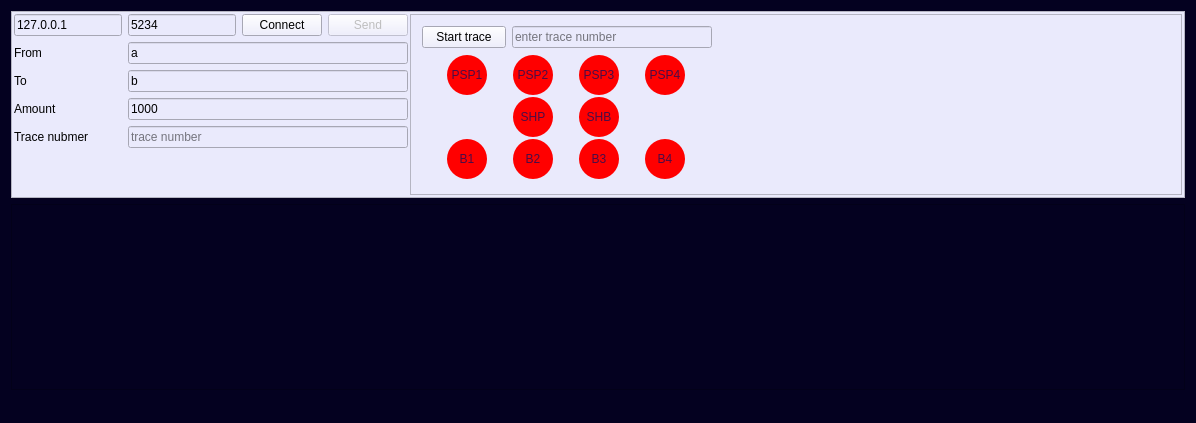
<?xml version="1.0" encoding="UTF-8"?>
<ui version="4.0">
 <class>MainWindow</class>
 <widget class="QMainWindow" name="MainWindow">
  <property name="geometry">
   <rect>
    <x>0</x>
    <y>0</y>
    <width>1196</width>
    <height>423</height>
   </rect>
  </property>
  <property name="windowTitle">
   <string>MainWindow</string>
  </property>
  <property name="styleSheet">
   <string notr="true">background-color: rgb(4, 1, 32);</string>
  </property>
  <widget class="QWidget" name="centralWidget">
   <layout class="QGridLayout" name="gridLayout_3">
    <item row="2" column="0">
     <widget class="QFrame" name="frame_nodes">
      <property name="sizePolicy">
       <sizepolicy hsizetype="Expanding" vsizetype="Expanding">
        <horstretch>0</horstretch>
        <verstretch>0</verstretch>
       </sizepolicy>
      </property>
      <property name="frameShape">
       <enum>QFrame::StyledPanel</enum>
      </property>
      <property name="frameShadow">
       <enum>QFrame::Raised</enum>
      </property>
     </widget>
    </item>
    <item row="1" column="0">
     <widget class="QFrame" name="frame_transaction">
      <property name="styleSheet">
       <string notr="true">background-color: rgb(234, 234, 252);
</string>
      </property>
      <property name="frameShape">
       <enum>QFrame::StyledPanel</enum>
      </property>
      <property name="frameShadow">
       <enum>QFrame::Raised</enum>
      </property>
      <layout class="QGridLayout" name="gridLayout_2">
       <property name="leftMargin">
        <number>2</number>
       </property>
       <property name="topMargin">
        <number>2</number>
       </property>
       <property name="rightMargin">
        <number>2</number>
       </property>
       <property name="bottomMargin">
        <number>2</number>
       </property>
       <property name="spacing">
        <number>2</number>
       </property>
       <item row="1" column="0">
        <layout class="QGridLayout" name="gridLayout_connect">
         <item row="5" column="1">
          <spacer name="verticalSpacer">
           <property name="orientation">
            <enum>Qt::Vertical</enum>
           </property>
           <property name="sizeHint" stdset="0">
            <size>
             <width>20</width>
             <height>40</height>
            </size>
           </property>
          </spacer>
         </item>
         <item row="0" column="1">
          <widget class="QLineEdit" name="lineEdit_port">
           <property name="sizePolicy">
            <sizepolicy hsizetype="Preferred" vsizetype="Fixed">
             <horstretch>0</horstretch>
             <verstretch>0</verstretch>
            </sizepolicy>
           </property>
           <property name="text">
            <string>5234</string>
           </property>
          </widget>
         </item>
         <item row="3" column="0">
          <widget class="QLabel" name="label_3">
           <property name="text">
            <string>Amount</string>
           </property>
          </widget>
         </item>
         <item row="3" column="1" colspan="3">
          <widget class="QLineEdit" name="lineEdit_amount">
           <property name="sizePolicy">
            <sizepolicy hsizetype="Preferred" vsizetype="Fixed">
             <horstretch>0</horstretch>
             <verstretch>0</verstretch>
            </sizepolicy>
           </property>
           <property name="text">
            <string>1000</string>
           </property>
          </widget>
         </item>
         <item row="0" column="0">
          <widget class="QLineEdit" name="lineEdit_ip">
           <property name="sizePolicy">
            <sizepolicy hsizetype="Minimum" vsizetype="Fixed">
             <horstretch>0</horstretch>
             <verstretch>0</verstretch>
            </sizepolicy>
           </property>
           <property name="text">
            <string>127.0.0.1</string>
           </property>
          </widget>
         </item>
         <item row="0" column="3">
          <layout class="QHBoxLayout" name="horizontalLayout_4">
           <item>
            <widget class="QPushButton" name="btn_send">
             <property name="enabled">
              <bool>false</bool>
             </property>
             <property name="text">
              <string>Send</string>
             </property>
            </widget>
           </item>
          </layout>
         </item>
         <item row="2" column="1" colspan="3">
          <widget class="QLineEdit" name="lineEdit_to">
           <property name="sizePolicy">
            <sizepolicy hsizetype="Preferred" vsizetype="Fixed">
             <horstretch>0</horstretch>
             <verstretch>0</verstretch>
            </sizepolicy>
           </property>
           <property name="text">
            <string>b</string>
           </property>
          </widget>
         </item>
         <item row="1" column="1" colspan="3">
          <widget class="QLineEdit" name="lineEdit_from">
           <property name="sizePolicy">
            <sizepolicy hsizetype="Preferred" vsizetype="Fixed">
             <horstretch>0</horstretch>
             <verstretch>0</verstretch>
            </sizepolicy>
           </property>
           <property name="text">
            <string>a</string>
           </property>
          </widget>
         </item>
         <item row="0" column="2">
          <widget class="QPushButton" name="btn_connect">
           <property name="text">
            <string>Connect</string>
           </property>
          </widget>
         </item>
         <item row="2" column="0">
          <widget class="QLabel" name="label">
           <property name="text">
            <string>To</string>
           </property>
          </widget>
         </item>
         <item row="4" column="0">
          <widget class="QLabel" name="label_4">
           <property name="text">
            <string>Trace nubmer</string>
           </property>
          </widget>
         </item>
         <item row="1" column="0">
          <widget class="QLabel" name="label_2">
           <property name="text">
            <string>From</string>
           </property>
          </widget>
         </item>
         <item row="4" column="1" colspan="3">
          <widget class="QLineEdit" name="lineEdit_inputtracenumber">
           <property name="readOnly">
            <bool>true</bool>
           </property>
           <property name="placeholderText">
            <string>trace number</string>
           </property>
          </widget>
         </item>
        </layout>
       </item>
       <item row="1" column="2">
        <widget class="QFrame" name="frame_trace">
         <property name="sizePolicy">
          <sizepolicy hsizetype="Expanding" vsizetype="Preferred">
           <horstretch>0</horstretch>
           <verstretch>0</verstretch>
          </sizepolicy>
         </property>
         <property name="styleSheet">
          <string notr="true">background-color: rgb(234, 234, 252);</string>
         </property>
         <property name="frameShape">
          <enum>QFrame::StyledPanel</enum>
         </property>
         <property name="frameShadow">
          <enum>QFrame::Raised</enum>
         </property>
         <layout class="QGridLayout" name="gridLayout_4">
          <item row="0" column="0">
           <layout class="QHBoxLayout" name="horizontalLayout">
            <item>
             <widget class="QPushButton" name="btn_trace">
              <property name="maximumSize">
               <size>
                <width>16777215</width>
                <height>16777215</height>
               </size>
              </property>
              <property name="text">
               <string>   Start trace   </string>
              </property>
             </widget>
            </item>
            <item>
             <widget class="QLineEdit" name="lineEdit_tracenumber">
              <property name="minimumSize">
               <size>
                <width>200</width>
                <height>0</height>
               </size>
              </property>
              <property name="placeholderText">
               <string>enter trace number</string>
              </property>
             </widget>
            </item>
           </layout>
          </item>
          <item row="1" column="2">
           <widget class="QLabel" name="label_traceResualt">
            <property name="sizePolicy">
             <sizepolicy hsizetype="Expanding" vsizetype="Expanding">
              <horstretch>0</horstretch>
              <verstretch>0</verstretch>
             </sizepolicy>
            </property>
            <property name="text">
             <string/>
            </property>
           </widget>
          </item>
          <item row="1" column="0">
           <layout class="QGridLayout" name="gridLayout">
            <property name="spacing">
             <number>1</number>
            </property>
            <item row="0" column="0">
             <widget class="QLabel" name="label_psp1">
              <property name="maximumSize">
               <size>
                <width>40</width>
                <height>40</height>
               </size>
              </property>
              <property name="styleSheet">
               <string notr="true">border-radius: 20px; 
background: red; 
color: #4A0C46;</string>
              </property>
              <property name="text">
               <string>PSP1</string>
              </property>
              <property name="alignment">
               <set>Qt::AlignCenter</set>
              </property>
             </widget>
            </item>
            <item row="0" column="1">
             <widget class="QLabel" name="label_psp2">
              <property name="maximumSize">
               <size>
                <width>40</width>
                <height>40</height>
               </size>
              </property>
              <property name="styleSheet">
               <string notr="true">border-radius: 20px; 
background: red; 
color: #4A0C46;</string>
              </property>
              <property name="text">
               <string>PSP2</string>
              </property>
              <property name="alignment">
               <set>Qt::AlignCenter</set>
              </property>
             </widget>
            </item>
            <item row="0" column="2">
             <widget class="QLabel" name="label_psp3">
              <property name="maximumSize">
               <size>
                <width>40</width>
                <height>40</height>
               </size>
              </property>
              <property name="styleSheet">
               <string notr="true">border-radius: 20px; 
background: red; 
color: #4A0C46;</string>
              </property>
              <property name="text">
               <string>PSP3</string>
              </property>
              <property name="alignment">
               <set>Qt::AlignCenter</set>
              </property>
             </widget>
            </item>
            <item row="0" column="3">
             <widget class="QLabel" name="label_psp4">
              <property name="maximumSize">
               <size>
                <width>40</width>
                <height>40</height>
               </size>
              </property>
              <property name="styleSheet">
               <string notr="true">border-radius: 20px; 
background: red; 
color: #4A0C46;</string>
              </property>
              <property name="text">
               <string>PSP4</string>
              </property>
              <property name="alignment">
               <set>Qt::AlignCenter</set>
              </property>
             </widget>
            </item>
            <item row="1" column="1">
             <widget class="QLabel" name="label_shp">
              <property name="maximumSize">
               <size>
                <width>40</width>
                <height>40</height>
               </size>
              </property>
              <property name="styleSheet">
               <string notr="true">border-radius: 20px; 
background: red; 
color: #4A0C46;</string>
              </property>
              <property name="text">
               <string>SHP</string>
              </property>
              <property name="alignment">
               <set>Qt::AlignCenter</set>
              </property>
             </widget>
            </item>
            <item row="1" column="2">
             <widget class="QLabel" name="label_shb">
              <property name="maximumSize">
               <size>
                <width>40</width>
                <height>40</height>
               </size>
              </property>
              <property name="styleSheet">
               <string notr="true">border-radius: 20px; 
background: red; 
color: #4A0C46;</string>
              </property>
              <property name="text">
               <string>SHB</string>
              </property>
              <property name="alignment">
               <set>Qt::AlignCenter</set>
              </property>
             </widget>
            </item>
            <item row="2" column="0">
             <widget class="QLabel" name="label_b1">
              <property name="maximumSize">
               <size>
                <width>40</width>
                <height>40</height>
               </size>
              </property>
              <property name="styleSheet">
               <string notr="true">border-radius: 20px; 
background: red; 
color: #4A0C46;</string>
              </property>
              <property name="text">
               <string>B1</string>
              </property>
              <property name="alignment">
               <set>Qt::AlignCenter</set>
              </property>
             </widget>
            </item>
            <item row="2" column="1">
             <widget class="QLabel" name="label_b2">
              <property name="maximumSize">
               <size>
                <width>40</width>
                <height>40</height>
               </size>
              </property>
              <property name="styleSheet">
               <string notr="true">border-radius: 20px; 
background: red; 
color: #4A0C46;</string>
              </property>
              <property name="text">
               <string>B2</string>
              </property>
              <property name="alignment">
               <set>Qt::AlignCenter</set>
              </property>
             </widget>
            </item>
            <item row="2" column="2">
             <widget class="QLabel" name="label_b3">
              <property name="maximumSize">
               <size>
                <width>40</width>
                <height>40</height>
               </size>
              </property>
              <property name="styleSheet">
               <string notr="true">border-radius: 20px; 
background: red; 
color: #4A0C46;</string>
              </property>
              <property name="text">
               <string>B3</string>
              </property>
              <property name="alignment">
               <set>Qt::AlignCenter</set>
              </property>
             </widget>
            </item>
            <item row="2" column="3">
             <widget class="QLabel" name="label_b4">
              <property name="maximumSize">
               <size>
                <width>40</width>
                <height>40</height>
               </size>
              </property>
              <property name="styleSheet">
               <string notr="true">border-radius: 20px; 
background: red; 
color: #4A0C46;</string>
              </property>
              <property name="text">
               <string>B4</string>
              </property>
              <property name="alignment">
               <set>Qt::AlignCenter</set>
              </property>
             </widget>
            </item>
           </layout>
          </item>
          <item row="1" column="1">
           <spacer name="horizontalSpacer">
            <property name="orientation">
             <enum>Qt::Horizontal</enum>
            </property>
            <property name="sizeHint" stdset="0">
             <size>
              <width>40</width>
              <height>20</height>
             </size>
            </property>
           </spacer>
          </item>
         </layout>
        </widget>
       </item>
      </layout>
     </widget>
    </item>
   </layout>
  </widget>
  <widget class="QStatusBar" name="statusBar"/>
 </widget>
 <layoutdefault spacing="6" margin="11"/>
 <resources/>
 <connections/>
</ui>
